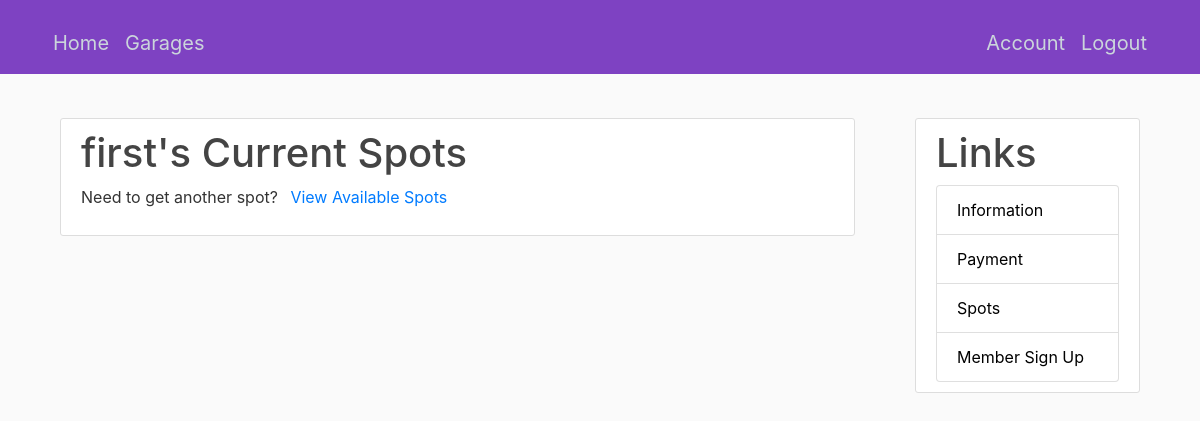
The app's page /account-spots/ (signed in), older data.
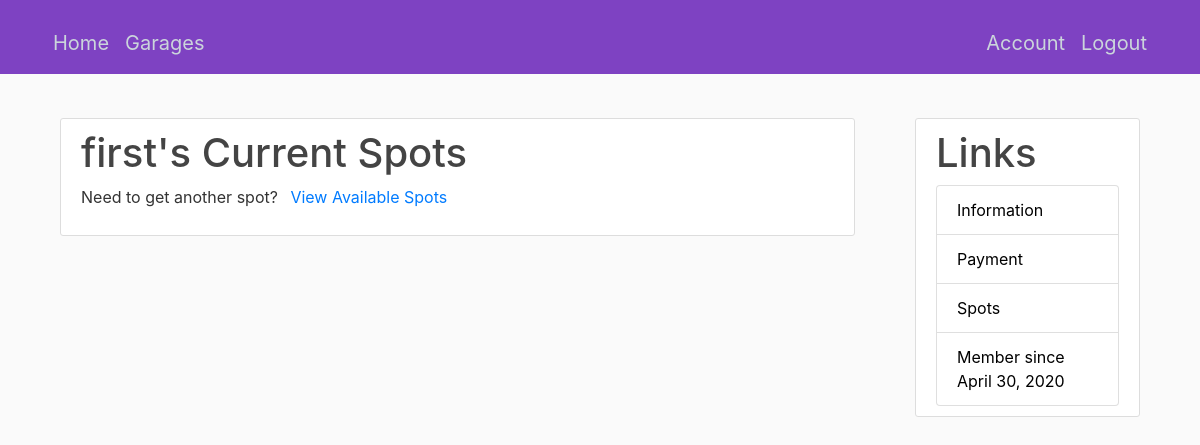
The same page, newer data.
### accounts/models.py (models this page shows, shortened)
class User(AbstractUser): # an account
    username = None
    customer = models.OneToOneField(Customer, on_delete=models.CASCADE)
    email    = models.EmailField(ugettext_lazy('email address'), unique=True)
    USERNAME_FIELD = 'email'
    REQUIRED_FIELDS = []
    objects = UserManager()

class Member(models.Model):
    user       = models.OneToOneField(User, on_delete=models.CASCADE)
    start_date = models.DateField(auto_now_add=True)
    end_date   = models.DateField(default=after30days)

### accounts/views.py (the view)
# urls.py: path('account-spots/', views.account_spots, name='account-spots'),
def account_spots(request):
    return render(request, 'accounts/spots.html', {'title':'Spots'})

### accounts/templates/accounts/spots.html
{% extends "accounts/base-account.html" %}
{% load crispy_forms_tags %}
{% block content %}
<div class="container jumbo">
<div class="content-section">
    <div class="media">
        <div class="media-body">
            <h2 class="account-heading">{{ user.first_name }}'s Current Spots</h2>
        </div>
    </div>
    <div>
        <p>
            Need to get another spot? <a class="ml-2" href="#">View Available Spots</a>
        </p>
    </div>
</div>
</div>
{% endblock content %}

### accounts/templates/accounts/base-account.html
{% extends "accounts/base.html" %}
{% block sidebar %}
<div class="container jumbo">
  <div class="content-section">
    <div class="media">
      <div class="media-body">
          <h2 class="account-heading">Links</h2>
      </div>
    </div>
    <ul class="list-group">
        <li class="list-group-item list-group-item-action option-btn">
          <a href="{% url 'accounts:account-info' %}" class="stretched-link text-decoration-none">
            Information</a>
        </li>
        <li class="list-group-item list-group-item-action option-btn">
          <a href="{% url 'accounts:account-payments' %}" class="stretched-link text-decoration-none">
            Payment</a>
        </li>
        <li class="list-group-item list-group-item-action option-btn">
          <a href="{% url 'accounts:account-spots' %}" class="stretched-link text-decoration-none">
            Spots</a>
        </li>
        {% if user.member %}
          <li class="list-group-item option-btn disabled">
            <a href='#'>
              Member since {{ user.member.start_date }}</a>
          </li>
        {% else %}
          <li class="list-group-item list-group-item-action option-btn">
            <a href="{% url 'accounts:confirm-member' %}" class="stretched-link text-decoration-none">
              Member Sign Up</a>
          </li>
        {% endif %}
    </ul>
  </div>
</div>
{% endblock sidebar %}

Row changes from the older to the newer data that the page shows:
changed User "first": member.start_date (not shown) → "April 30, 2020"
Text that changed along with them:
text no longer shown: "Member Sign Up"
text now shown: "Member since"
